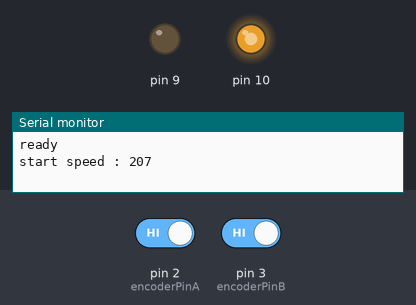
This sketch was run on a simulated Arduino Uno, built with avr-gcc and run on an emulated ATmega328P. On the bench: output pins drawn as LEDs (lit = HIGH), the last lines printed to the serial monitor. The inputs (shaded band) are chosen by the test bench; at power-on: pin 2 (encoderPinA) HIGH, pin 3 (encoderPinB) HIGH.

Above: at 2.1 s.
At 22.1 s:
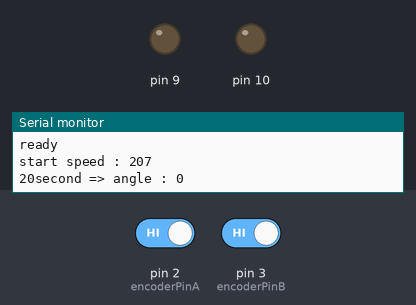
Timing chart, 0 to 23.6 s (numbered marks = the images above):
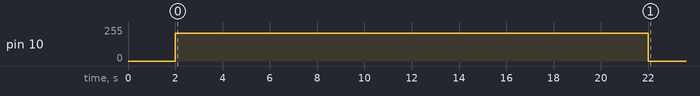

Measured:
- by itself, pin 10: 207/255 → 0/255 at 22.0 s

The sketch:

encoder_l298n.ino
```cpp
// encoder pin
const int encoderPinA = 2;
const int encoderPinB = 3;

long encoderPos = 0;
int angle = 0;
int time1 = 0;
int value = 0;

void doEncoderA(){ // 빨녹일 때
//  if(digitalRead(encoderPinA)==digitalRead(encoderPinB)) // 같으면
//    encoderPos++; // 정회전
//  else // 다르면
//    encoderPos--; // 역회전
  encoderPos += (digitalRead(encoderPinA)==digitalRead(encoderPinB))?1:-1;
  //Serial.print("A   ");
  //Serial.println(encoderPos);
}

void doEncoderB(){ // 보파일 때
//  if(digitalRead(encoderPinA)==digitalRead(encoderPinB)) // 같으면
//    encoderPos--; // 역회전
//  else // 다르면
//    encoderPos++; // 정회전
  encoderPos += (digitalRead(encoderPinA)==digitalRead(encoderPinB))?-1:1;
  //Serial.print("B   ");
  //Serial.println(encoderPos);
}

void setup() {
  pinMode(encoderPinA, INPUT_PULLUP);
  attachInterrupt(0, doEncoderA, CHANGE);

  pinMode(encoderPinB, INPUT_PULLUP);
  attachInterrupt(1, doEncoderB, CHANGE);

  Serial.begin(115200);

  pinMode(9, OUTPUT);       // Motor B 방향설정1
  pinMode(10, OUTPUT);       // Motor B 방향설정2


  Serial.println("ready");
  motorA(0, 0);
  delay(2000);
  time1 = millis();

  value = 207;
  Serial.print("start speed : ");
  Serial.println(value);
  motorA(1, value);

}

void loop() {
  if ((millis() - time1) > 20000)
  {
    pos2ang();
    Serial.print("20second => angle : ");
    Serial.println(angle);
    motorA(0, 0);
    delay(100000);
  }
}

void motorA(int dir, int _speed)
{
  if (dir == 1)
  {
    analogWrite(9, 0);
    analogWrite(10, _speed);
  }
  else if (dir == 2)
  {
    analogWrite(9, _speed);
    analogWrite(10, 0);
  }
  else
  {
    analogWrite(9, 0);
    analogWrite(10, 0);
  }
}

void pos2ang()
{
  angle = encoderPos/(341.2*4) * 360;
}
```
